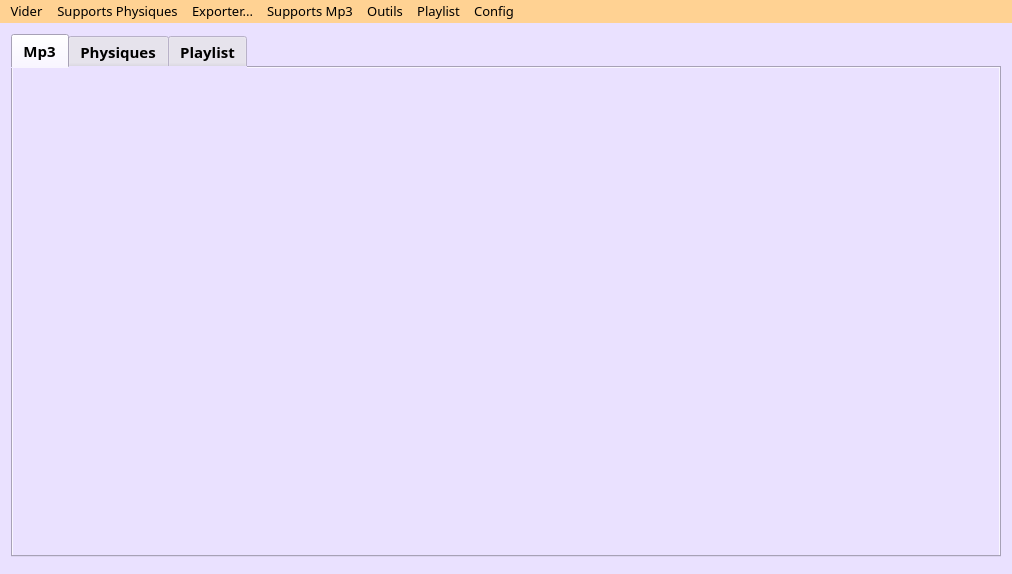
<?xml version="1.0" encoding="UTF-8"?>
<ui version="4.0">
 <class>FenetrePrincipale</class>
 <widget class="QMainWindow" name="FenetrePrincipale">
  <property name="geometry">
   <rect>
    <x>0</x>
    <y>0</y>
    <width>1012</width>
    <height>574</height>
   </rect>
  </property>
  <property name="windowTitle">
   <string>FenetrePrincipale</string>
  </property>
  <property name="styleSheet">
   <string notr="true">background-color: rgb(234, 225, 255)</string>
  </property>
  <widget class="QWidget" name="centralWidget">
   <layout class="QVBoxLayout" name="verticalLayout">
    <item>
     <widget class="QTabWidget" name="tabWidget">
      <property name="maximumSize">
       <size>
        <width>16777215</width>
        <height>16777215</height>
       </size>
      </property>
      <property name="font">
       <font>
        <family>Book Antiqua</family>
        <pointsize>11</pointsize>
        <weight>75</weight>
        <italic>false</italic>
        <bold>true</bold>
       </font>
      </property>
      <property name="styleSheet">
       <string notr="true"/>
      </property>
      <property name="tabShape">
       <enum>QTabWidget::Rounded</enum>
      </property>
      <property name="currentIndex">
       <number>0</number>
      </property>
      <widget class="OngletMp3" name="tab">
       <attribute name="title">
        <string>Mp3</string>
       </attribute>
      </widget>
      <widget class="OngletPhys" name="tab_2">
       <attribute name="title">
        <string>Physiques</string>
       </attribute>
      </widget>
      <widget class="OngletPlaylist" name="tab_3">
       <attribute name="title">
        <string>Playlist</string>
       </attribute>
      </widget>
     </widget>
    </item>
    <item>
     <widget class="BarreAvancement" name="widget" native="true"/>
    </item>
   </layout>
  </widget>
  <widget class="QMenuBar" name="menuBar">
   <property name="geometry">
    <rect>
     <x>0</x>
     <y>0</y>
     <width>1012</width>
     <height>23</height>
    </rect>
   </property>
   <property name="font">
    <font>
     <family>Book Antiqua</family>
     <pointsize>10</pointsize>
     <weight>50</weight>
     <italic>false</italic>
     <bold>false</bold>
    </font>
   </property>
   <property name="autoFillBackground">
    <bool>false</bool>
   </property>
   <property name="styleSheet">
    <string notr="true">background-color: rgb(255, 210, 147);
</string>
   </property>
   <property name="inputMethodHints">
    <set>Qt::ImhNone</set>
   </property>
   <widget class="QMenu" name="menuGestion">
    <property name="styleSheet">
     <string notr="true"/>
    </property>
    <property name="title">
     <string>Vider</string>
    </property>
    <addaction name="actionViderBDD"/>
    <addaction name="actionViderPhysiques"/>
    <addaction name="actionViderMP3"/>
   </widget>
   <widget class="QMenu" name="menuGestion_2">
    <property name="styleSheet">
     <string notr="true"/>
    </property>
    <property name="title">
     <string>Supports Physiques</string>
    </property>
    <addaction name="actionAjouter_Album"/>
    <addaction name="actionAjouter_Liste_Albums"/>
    <addaction name="separator"/>
    <addaction name="actionExporter_Liste_Physique"/>
    <addaction name="separator"/>
    <addaction name="actionChanger_Tag_Album"/>
   </widget>
   <widget class="QMenu" name="menuExporter">
    <property name="styleSheet">
     <string notr="true"/>
    </property>
    <property name="title">
     <string>Exporter...</string>
    </property>
    <addaction name="actionEn_HTML_Supports_Physiques"/>
    <addaction name="actionAlbums"/>
    <addaction name="actionCompils_Singles"/>
   </widget>
   <widget class="QMenu" name="menuSupports_Mp3">
    <property name="styleSheet">
     <string notr="true"/>
    </property>
    <property name="title">
     <string>Supports Mp3</string>
    </property>
    <addaction name="actionActualiser_Mp3"/>
    <addaction name="separator"/>
    <addaction name="actionChanger_Tags_Mp3"/>
   </widget>
   <widget class="QMenu" name="menuOutils">
    <property name="title">
     <string>Outils</string>
    </property>
    <addaction name="actionArtistes_Inverses"/>
    <addaction name="actionChanger_Pochettes"/>
    <addaction name="actionTokens_API"/>
   </widget>
   <widget class="QMenu" name="menuPlaylist">
    <property name="title">
     <string>Playlist</string>
    </property>
    <addaction name="actionChanger_Image_Playlist"/>
    <addaction name="actionChanger_Nom_Playlist"/>
   </widget>
   <widget class="QMenu" name="menuConfig">
    <property name="title">
     <string>Config</string>
    </property>
    <addaction name="actionDossier_par_d_faut"/>
    <addaction name="actionCopier_BDD"/>
    <addaction name="separator"/>
    <addaction name="actionCharger_BDD"/>
   </widget>
   <addaction name="menuGestion"/>
   <addaction name="menuGestion_2"/>
   <addaction name="menuExporter"/>
   <addaction name="menuSupports_Mp3"/>
   <addaction name="menuOutils"/>
   <addaction name="menuPlaylist"/>
   <addaction name="menuConfig"/>
  </widget>
  <action name="actionVider_base_donn_es">
   <property name="text">
    <string>Vider base données...</string>
   </property>
  </action>
  <action name="actionImporter_liste">
   <property name="text">
    <string>Importer liste...</string>
   </property>
  </action>
  <action name="actionSupports_physiques">
   <property name="text">
    <string>Supports physiques...</string>
   </property>
  </action>
  <action name="actionSupports_num_riques">
   <property name="text">
    <string>Supports numériques...</string>
   </property>
  </action>
  <action name="actionTout">
   <property name="text">
    <string>Tout...</string>
   </property>
  </action>
  <action name="actionAjouter_album">
   <property name="text">
    <string>Ajouter album...</string>
   </property>
  </action>
  <action name="actionAlbum">
   <property name="text">
    <string>Albums</string>
   </property>
  </action>
  <action name="actionCompilations_singles">
   <property name="text">
    <string>Compilations / singles</string>
   </property>
  </action>
  <action name="actionTout_2">
   <property name="text">
    <string>Tout</string>
   </property>
  </action>
  <action name="actionSauvegarder_liste">
   <property name="text">
    <string>Sauvegarder liste...</string>
   </property>
  </action>
  <action name="actionViderBDD">
   <property name="text">
    <string>Tout</string>
   </property>
  </action>
  <action name="actionViderPhysiques">
   <property name="text">
    <string>Physiques</string>
   </property>
  </action>
  <action name="actionViderMP3">
   <property name="text">
    <string>MP3</string>
   </property>
  </action>
  <action name="actionAjouter_Album">
   <property name="text">
    <string>Ajouter Album</string>
   </property>
  </action>
  <action name="actionExporter_Liste_Physique">
   <property name="text">
    <string>Sauvegarder Liste</string>
   </property>
  </action>
  <action name="actionEn_HTML_Supports_Physiques">
   <property name="text">
    <string>Tout</string>
   </property>
  </action>
  <action name="actionAlbums">
   <property name="text">
    <string>Albums</string>
   </property>
  </action>
  <action name="actionChanger_Tag_Album">
   <property name="text">
    <string>Changer Tag Album</string>
   </property>
  </action>
  <action name="actionCompils_Singles">
   <property name="text">
    <string>Compils/Singles</string>
   </property>
  </action>
  <action name="actionAjouter_Liste_Albums">
   <property name="text">
    <string>Ajouter Liste Albums</string>
   </property>
  </action>
  <action name="actionArtistes_Inverses">
   <property name="text">
    <string>Artistes Inversés</string>
   </property>
  </action>
  <action name="actionActualiser_Mp3">
   <property name="text">
    <string>Actualiser Mp3</string>
   </property>
  </action>
  <action name="actionChanger_Tags_Mp3">
   <property name="text">
    <string>Changer Tags Mp3</string>
   </property>
  </action>
  <action name="actionChanger_Image_Playlist">
   <property name="text">
    <string>Changer Image Playlist</string>
   </property>
  </action>
  <action name="actionChanger_Nom_Playlist">
   <property name="text">
    <string>Changer Nom Playlist</string>
   </property>
  </action>
  <action name="actionDossier_par_d_faut">
   <property name="text">
    <string>Configurer Actualiser MP3</string>
   </property>
  </action>
  <action name="actionTokens_API">
   <property name="text">
    <string>Tokens API...</string>
   </property>
  </action>
  <action name="actionCopier_BDD">
   <property name="text">
    <string>Copier BDD</string>
   </property>
  </action>
  <action name="actionCharger_BDD">
   <property name="text">
    <string>Charger BDD</string>
   </property>
  </action>
  <action name="actionChanger_Pochettes">
   <property name="text">
    <string>Changer Pochettes</string>
   </property>
  </action>
 </widget>
 <layoutdefault spacing="6" margin="11"/>
 <customwidgets>
  <customwidget>
   <class>OngletMp3</class>
   <extends>QWidget</extends>
   <header location="global">ongletmp3.h</header>
   <container>1</container>
  </customwidget>
  <customwidget>
   <class>OngletPhys</class>
   <extends>QWidget</extends>
   <header location="global">ongletphys.h</header>
   <container>1</container>
  </customwidget>
  <customwidget>
   <class>OngletPlaylist</class>
   <extends>QWidget</extends>
   <header location="global">ongletplaylist.h</header>
   <container>1</container>
  </customwidget>
  <customwidget>
   <class>BarreAvancement</class>
   <extends>QWidget</extends>
   <header location="global">barreavancement.h</header>
   <container>1</container>
  </customwidget>
 </customwidgets>
 <resources/>
 <connections/>
</ui>
